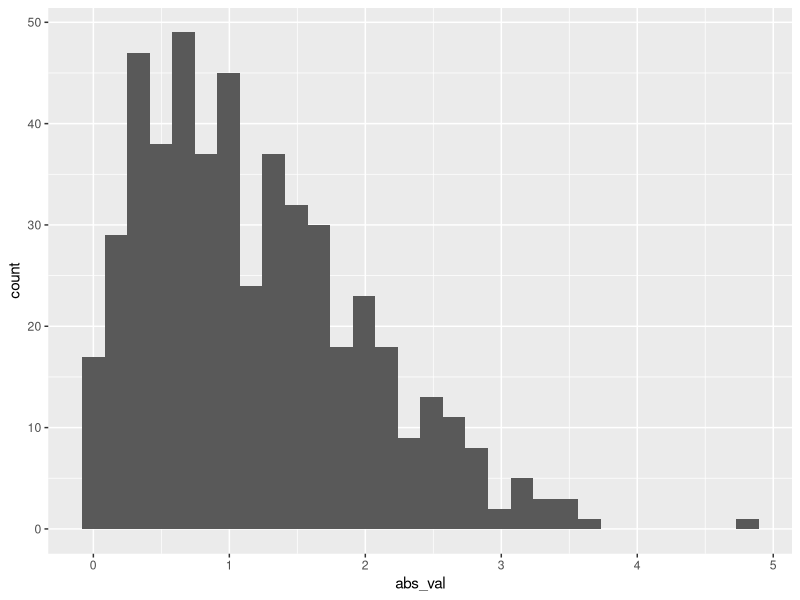

Write R code to recreate this figure.
## ---- chunk 1
samp = rnorm(100)
length(samp)
## ---- chunk 2
##load library
library(tidyverse)
## ---- chunk 3
set.seed(1)

## create a dataframe
example_df <- tibble(
  sample = rnorm(500, mean = 1),
  log_val = sample > 0, 
  abs_val = abs(sample)
  )
## ---- chunk 4
knitr::kable(head(example_df), format = "markdown")
## ---- chunk 5
##produce histogram for absolute value
ggplot(example_df, aes(x = abs_val)) +
  geom_histogram()
